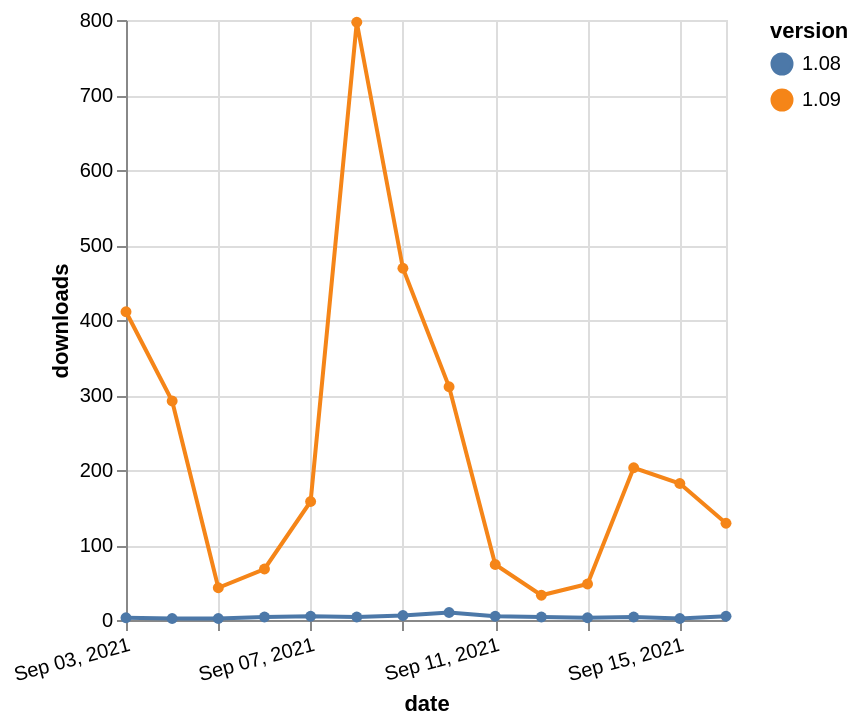

The Vega-Lite source for this figure:
### Vega-Lite specification from a JSON file in a GitHub repository (floating-point values rounded to 4 significant figures)
{"$schema": "https://vega.github.io/schema/vega-lite/v5.json", "description": "A simple bar chart with embedded data.", "data": {"values": [{"date": "2021-09-03", "total": 25523, "delta": 3, "version": "1.08"}, {"date": "2021-09-04", "total": 25525, "delta": 2, "version": "1.08"}, {"date": "2021-09-05", "total": 25527, "delta": 2, "version": "1.08"}, {"date": "2021-09-06", "total": 25531, "delta": 4, "version": "1.08"}, {"date": "2021-09-07", "total": 25536, "delta": 5, "version": "1.08"}, {"date": "2021-09-08", "total": 25540, "delta": 4, "version": "1.08"}, {"date": "2021-09-09", "total": 25546, "delta": 6, "version": "1.08"}, {"date": "2021-09-10", "total": 25556, "delta": 10, "version": "1.08"}, {"date": "2021-09-11", "total": 25561, "delta": 5, "version": "1.08"}, {"date": "2021-09-12", "total": 25565, "delta": 4, "version": "1.08"}, {"date": "2021-09-13", "total": 25568, "delta": 3, "version": "1.08"}, {"date": "2021-09-14", "total": 25572, "delta": 4, "version": "1.08"}, {"date": "2021-09-15", "total": 25574, "delta": 2, "version": "1.08"}, {"date": "2021-09-16", "total": 25579, "delta": 5, "version": "1.08"}, {"date": "2021-09-03", "total": 159250, "delta": 411, "version": "1.09"}, {"date": "2021-09-04", "total": 159542, "delta": 292, "version": "1.09"}, {"date": "2021-09-05", "total": 159585, "delta": 43, "version": "1.09"}, {"date": "2021-09-06", "total": 159653, "delta": 68, "version": "1.09"}, {"date": "2021-09-07", "total": 159811, "delta": 158, "version": "1.09"}, {"date": "2021-09-08", "total": 160608, "delta": 797, "version": "1.09"}, {"date": "2021-09-09", "total": 161077, "delta": 469, "version": "1.09"}, {"date": "2021-09-10", "total": 161388, "delta": 311, "version": "1.09"}, {"date": "2021-09-11", "total": 161462, "delta": 74, "version": "1.09"}, {"date": "2021-09-12", "total": 161495, "delta": 33, "version": "1.09"}, {"date": "2021-09-13", "total": 161543, "delta": 48, "version": "1.09"}, {"date": "2021-09-14", "total": 161746, "delta": 203, "version": "1.09"}, {"date": "2021-09-15", "total": 161928, "delta": 182, "version": "1.09"}, {"date": "2021-09-16", "total": 162057, "delta": 129, "version": "1.09"}]}, "width": "container", "mark": {"type": "line", "point": {"filled": true}}, "encoding": {"x": {"field": "date", "type": "temporal", "timeUnit": "yearmonthdate", "title": "date", "axis": {"labelAngle": -15}}, "y": {"field": "delta", "type": "quantitative", "title": "downloads"}, "color": {"field": "version", "type": "nominal"}, "tooltip": {"field": "delta"}}}
